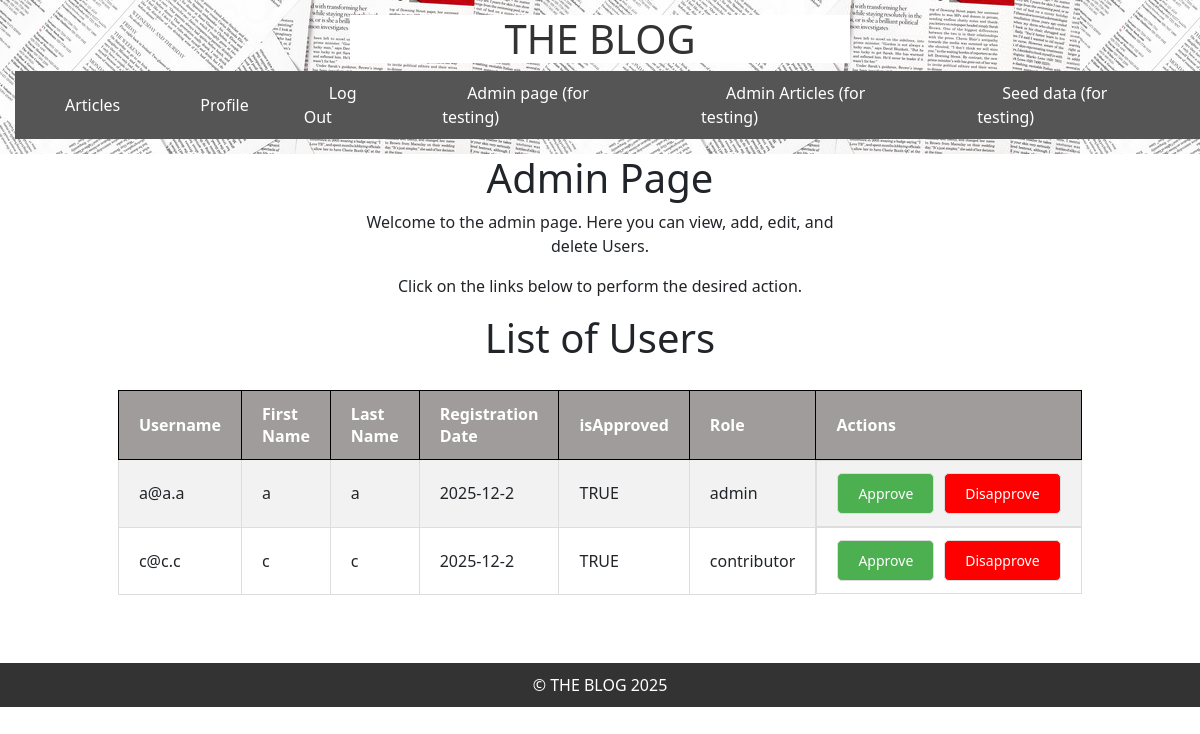
Page /admin/admin_page.php on the committed database.
### tables this page shows
CREATE TABLE Users
    (
        Username VARCHAR(50) NOT NULL,
        Password VARCHAR(100) NOT NULL,
        FirstName VARCHAR(30) NOT NULL,
        LastName VARCHAR(30) NOT NULL,
        RegistrationDate DATE NOT NULL,
        isApproved BOOLEAN NOT NULL,
        Role TEXT NOT NULL,
        PRIMARY KEY (Username)
    );

### admin/admin_page.php (the view, shortened to what this page needs)
<?php
include("../templates/header.php");
?>
<body>
    <div class = "logo">
    <h1>Admin Page</h1>
    <p>Welcome to the admin page. Here you can view, add, edit, and delete Users.</p>
    <p>Click on the links below to perform the desired action.</p>
<h1>List of Users</h1>
</div>
<?php
$db = new SQLite3('../DB/BlogDB.db');
$res = $db->query('SELECT * FROM Users');
echo "<div class='table-container'>";
echo "<table>";
echo "<tr><th>Username</th><th>First Name</th><th>Last Name</th><th>Registration Date</th><th>isApproved</th><th>Role</th><th>Actions</th></tr>";
while ($row = $res->fetchArray()) {
    echo "<tr>";
    echo "<td>{$row['Username']}</td>";
    echo "<td>{$row['FirstName']}</td>";
    echo "<td>{$row['LastName']}</td>";
    echo "<td>{$row['RegistrationDate']}</td>";
    echo "<td>{$row['isApproved']}</td>";
    echo "<td>{$row['Role']}</td>";
    echo "<td class='action-buttons'>";
    echo "<a href='#' onclick='promoteUser(\"{$row['Username']}\")'>Approve</a>";
    echo "<a href='#' onclick='demoteUser(\"{$row['Username']}\")' style='color: white; background-color: red; padding: 10px 20px; text-decoration: none; border-radius: 5px;'>Disapprove</a>";
    echo "</td>";
    echo "</tr>";
}
echo "</table>";
echo "</div>";
echo "<br/><br/>";
?>
<?php include("../templates/footer.php"); ?>

### styles/style.css (style rules this page uses)
html, body { overflow-x: hidden; }
.logo { width: 500px; margin: 0 auto; text-align: center; }

### admin/admin_page.php (style rules this page uses)
table { width: 80%; margin: 20px auto; border-collapse: collapse; }
th, td { padding: 12px 20px; text-align: left; border: 1px solid #ddd; }
th { background-color:rgb(160, 156, 156); border-color: black; color: white; }
tr:nth-child(even) { background-color: #f2f2f2; }
.table-container { overflow-x: auto; }
.action-buttons { display: flex; gap: 10px; }
.action-buttons a { padding: 10px 20px; font-size: 14px; cursor: pointer; text-decoration: none; border: 1px solid #ddd; background-color: #4CAF50; color: white; border-radius: 5px; }

### rows in the picture
users: Username "a@a.a", FirstName "a", LastName "a", RegistrationDate "2025-12-2", isApproved "TRUE", Role "admin"
users: Username "c@c.c", FirstName "c", LastName "c", RegistrationDate "2025-12-2", isApproved "TRUE", Role "contributor"
